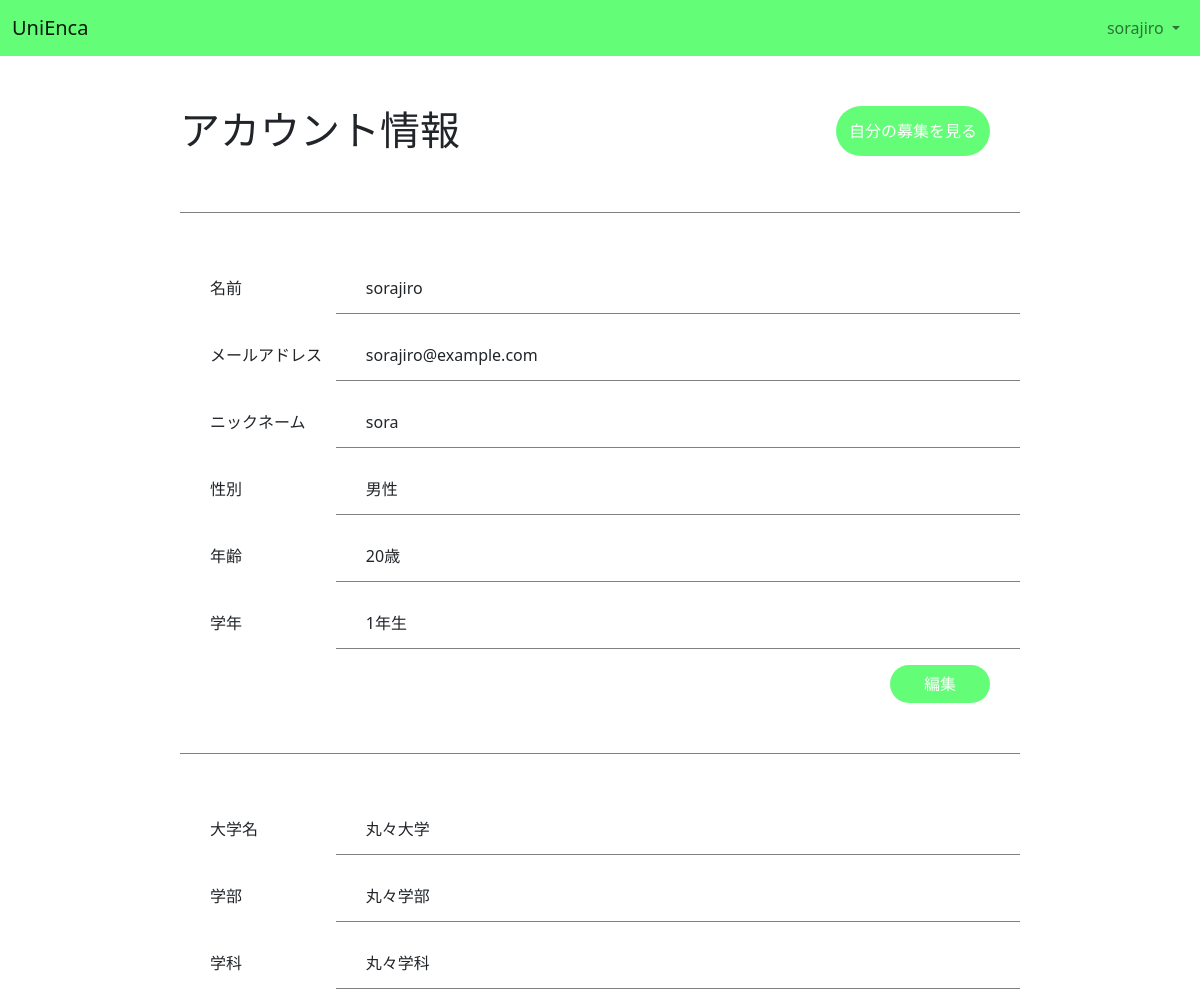
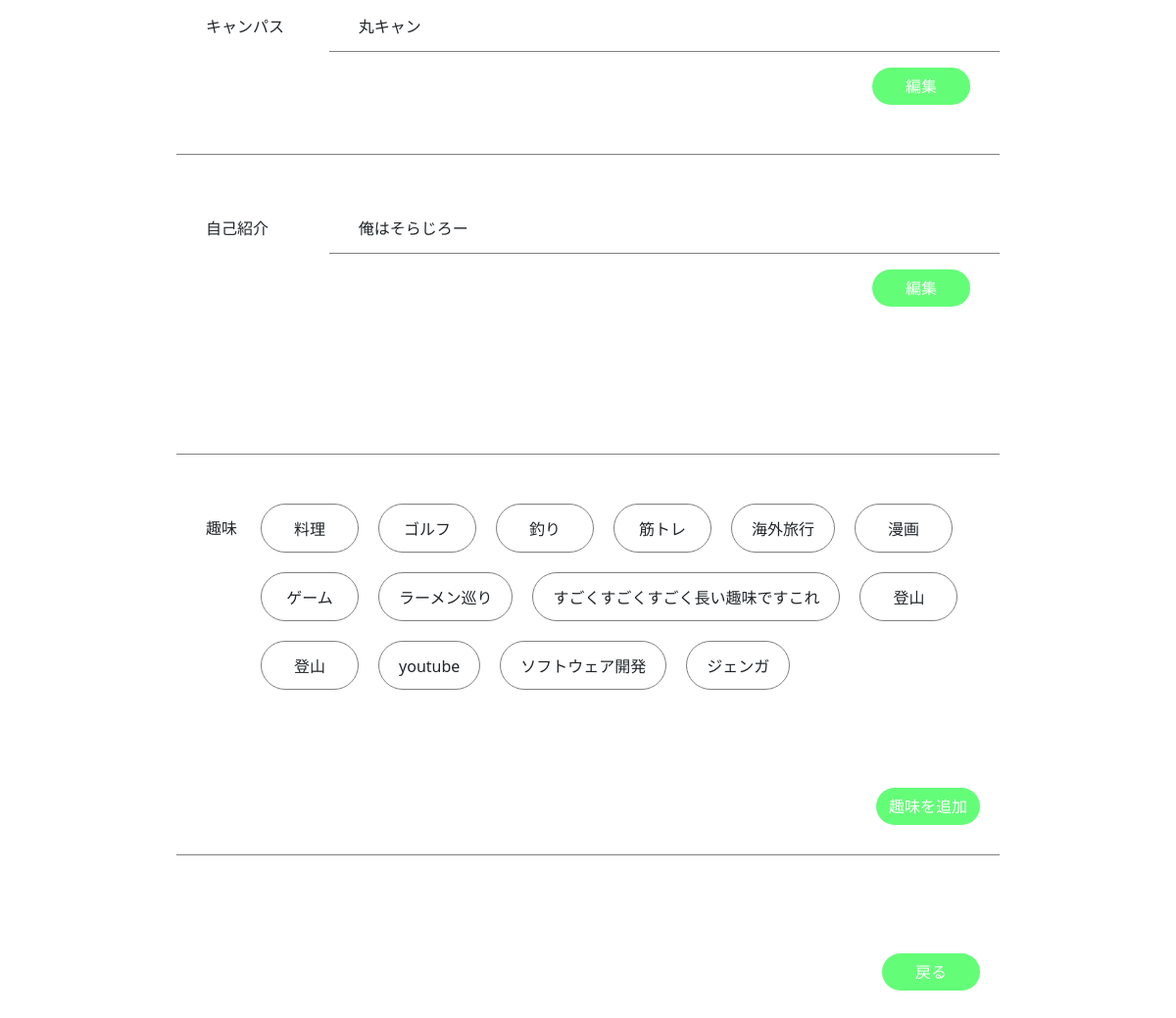
Before: /myPofile/ (signed in) with the older database file (2 pictures, top to bottom).
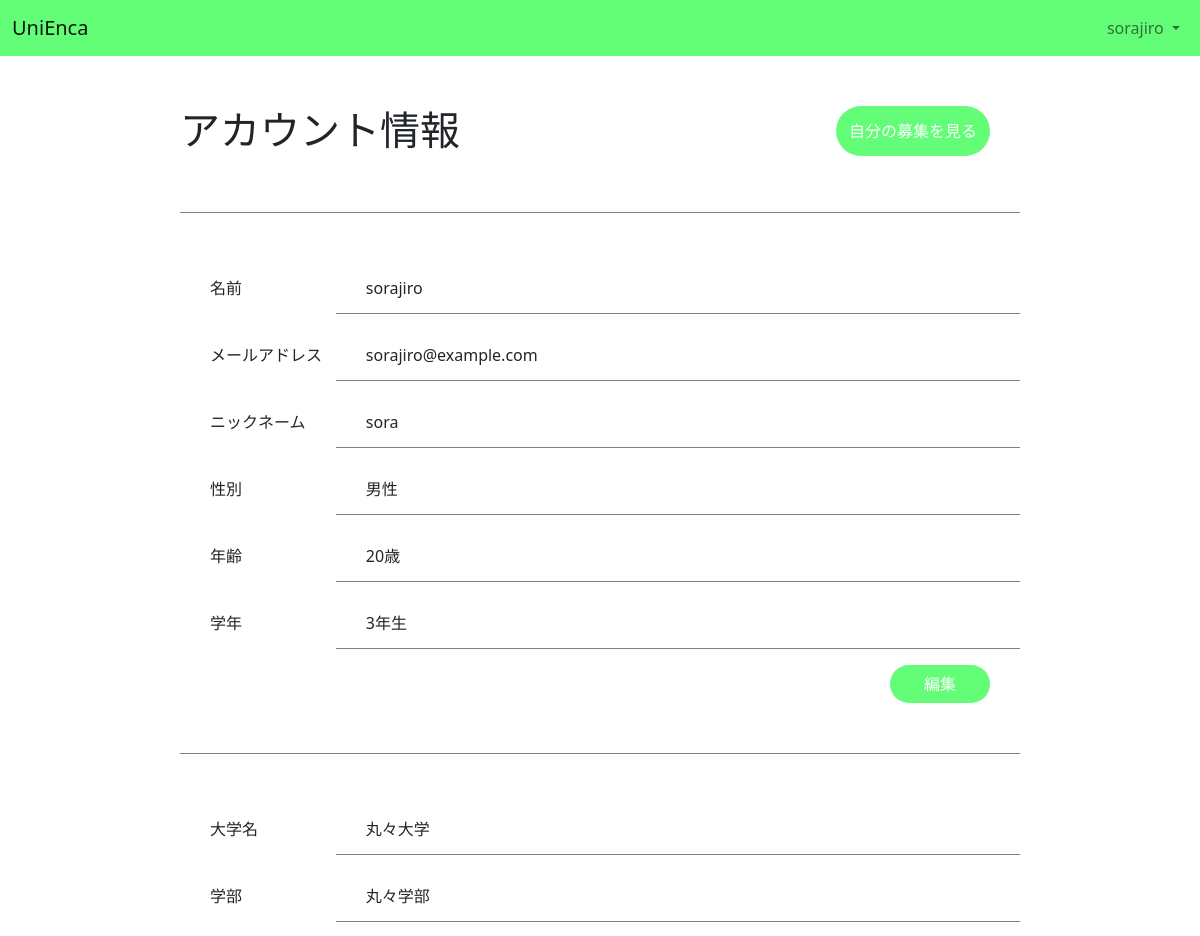
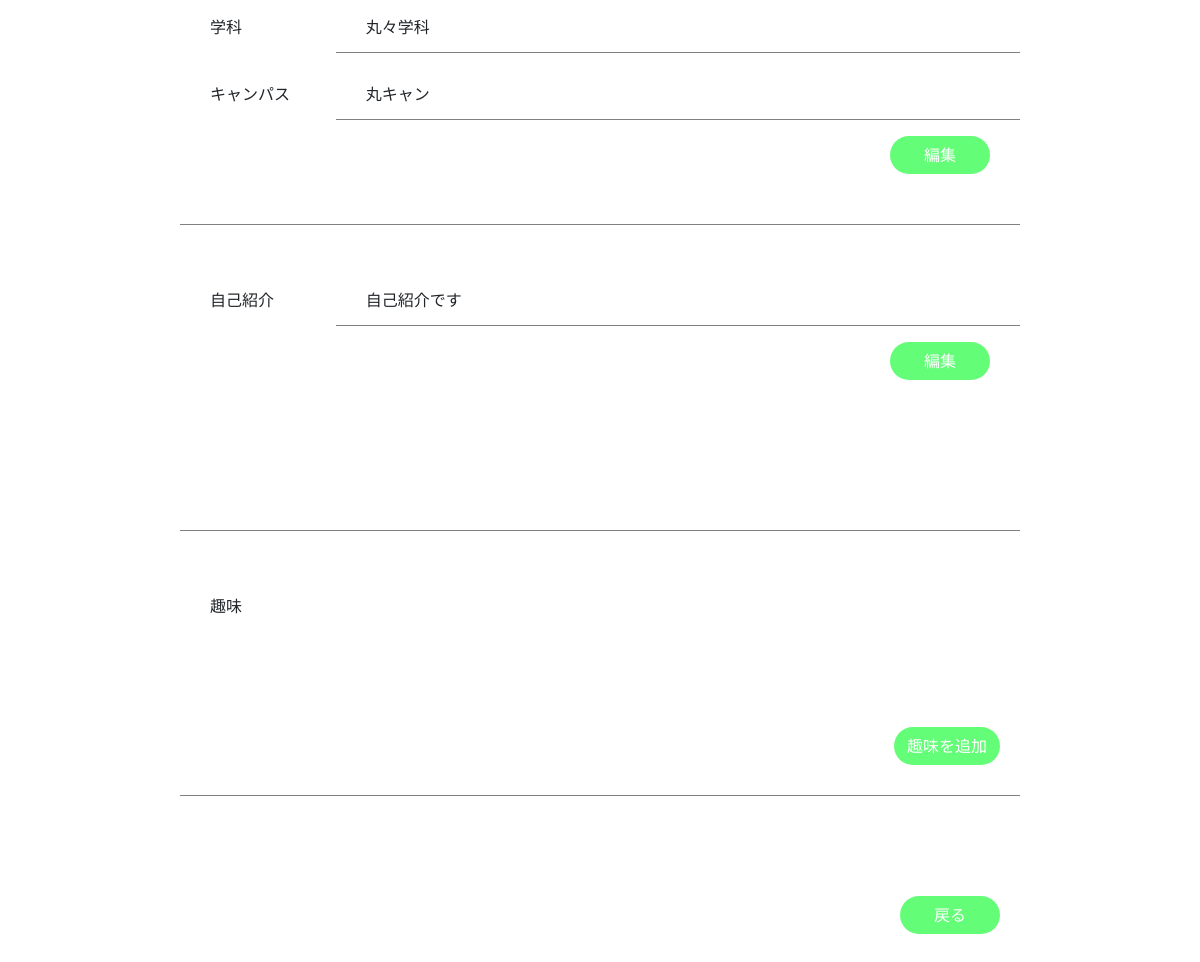
After: the same page with the newer database file (2 pictures, top to bottom).
### accounts/models.py (models this page shows, shortened)
class User(AbstractUser):
    email = models.EmailField("メールアドレス", unique=True)
    followings = models.ManyToManyField(
        "self", related_name="followers", symmetrical=False, blank=True
    )

class Profile(models.Model):
    user = models.OneToOneField(
        User, related_name="profile", on_delete=models.CASCADE
    )
    nickname = models.CharField(max_length=20, null=True, blank=True)
    gender = models.IntegerField(choices=Gender.choices, null=True, blank=True)
    grade = models.IntegerField(choices=Grade.choices, null=True, blank=True)
    age = models.IntegerField(
        validators=[
            MinValueValidator(18),
            MaxValueValidator(120),
        ],
        null=True,
        blank=True,
    )
    target = models.IntegerField(choices=Target.choices, null=True, blank=True)
    univ_name = models.CharField("大学名", max_length=20, null=True, blank=True)
    faculty = models.CharField("学部名", max_length=20, null=True, blank=True)
    major = models.CharField("学科名", max_length=20, null=True, blank=True)
    campus = models.CharField("キャンパス名", max_length=20, null=True, blank=True)
    profile_text = models.TextField(max_length=300, null=True, blank=True)
    hobby = models.ManyToManyField(Hobby, related_name="profiles", blank=True)

class Hobby(models.Model):
    hobby_name = models.CharField(max_length=30, null=True, blank=True)
    hobby_kind = models.IntegerField(
        choices=Hobby_kind.choices, null=True, blank=True
    )

### accounts/views.py (the view)
class MyProfileView(View, LoginRequiredMixin):
    model = User
    template_name = "accounts/myProfile.html"
    def get(self, request):
        ctxt = {
            "target_user": self.request.user,
        }
        return render(request, self.template_name, ctxt)

### templates/accounts/myProfile.html
{% extends "base.html" %}
{% load static %}
{% block nav %}
{% include "_nav.html" %}
{% endblock %}
{% block content %}
<div class="d-flex justify-content-between">
    <h1>アカウント情報</h1>
    <a href="{% url 'accounts:seeRecruit' %}">
        <button type="button" class="btn btn-unienca btn-see-search">
            自分の募集を見る
        </button>
    </a>
</div>
<div class="profile-userinfo profile-box">
    <div class="profile-item d-flex">
        <p class="profile-label">名前</p>
        <p class="profile-info">{{ target_user.username }}</p>
    </div>
    <div class="profile-item d-flex">
        <p class="profile-label">メールアドレス</p>
        <p class="profile-info">{{ target_user.email }}</p>
    </div>
    <div class="profile-item d-flex">
        <p class="profile-label">ニックネーム</p>
        <p class="profile-info">{{ target_user.profile.nickname }}</p>
    </div>
    {% if target_user.profile.gender == 0 %}
    <div class="profile-item d-flex">
        <p class="profile-label">性別</p>
        <p class="profile-info">男性</p>
    </div>
    {% elif target_user.profile.gender == 1 %}
    <div class="profile-item d-flex">
        <p class="profile-label">性別</p>
        <p class="profile-info">女性</p>
    </div>
    {% else %}
    <div class="profile-item d-flex">
        <p class="profile-label">性別</p>
        <p class="profile-info">その他</p>
    </div>
    {% endif %}
    <div class="profile-item d-flex">
        <p class="profile-label">年齢</p>
        <p class="profile-info">{{ target_user.profile.age }}歳</p>
    </div>
    <div class="profile-item d-flex">
        <p class="profile-label">学年</p>
        <p class="profile-info">{{ target_user.profile.grade }}年生</p>
    </div>
    <div class="profile-item d-flex justify-content-end">
        <a href="{% url 'accounts:basicInfoEdit' target_user.profile.id %}">
            <button class="btn btn-unienca btn-edit">
                編集
            </button>
        </a>
    </div>
</div>
<div class="profile-univinfo profile-box">
    <div class="profile-item d-flex">
        <p class="profile-label">大学名</p>
        <p class="profile-info">{{ target_user.profile.univ_name }}</p>
    </div>
    <div class="profile-item d-flex">
        <p class="profile-label">学部</p>
        <p class="profile-info">{{ target_user.profile.faculty }}</p>
    </div>
    <div class="profile-item d-flex">
        <p class="profile-label">学科</p>
        <p class="profile-info">{{ target_user.profile.major }}</p>
    </div>
    <div class="profile-item d-flex">
        <p class="profile-label">キャンパス</p>
        <p class="profile-info">{{ target_user.profile.campus }}</p>
    </div>
    <div class="profile-item d-flex justify-content-end">
        <a href="{% url 'accounts:univInfoEdit' target_user.profile.id %}">
            <button class="btn btn-unienca btn-edit">
                編集
            </button>
        </a>
    </div>
</div>
<div class="profile-text profile-box">
    <div class="profile-item d-flex">
        <p class="profile-label">自己紹介</p>
        <p class="profile-info">{{ target_user.profile.profile_text }}</p>
    </div>
    <div class="profile-item d-flex justify-content-end">
        <a href="{% url 'accounts:profileTextEdit' target_user.profile.id %}">
            <button class="btn btn-unienca btn-edit">
                編集
            </button>
        </a>
    </div>
</div>
<div class="profile-hobby profile-box d-flex">
    <p class="profile-label">趣味</p>
    <div class="profile-item profile-item-hobby">
        {% for hobby in target_user.profile.hobby.all %}
        <div class="hobby-box">
            <p>{{ hobby.hobby_name }}</p>
        </div>
        {% endfor %}
    </div>
</div>
<div class="add-hobby-container d-flex justify-content-end">
    <a href="{% url 'accounts:createHobby' %}">
        <button class="btn btn-unienca btn-hobby">
            趣味を追加
        </button>
    </a>
</div>
<div class="retun-btn-containe d-flex justify-content-end">
    <a href="{% url 'matching:home' %}">
        <button class="btn btn-unienca btn-profile-return">
            戻る
        </button>
    </a>
</div>
{% endblock %}

### templates/_nav.html (shortened to what this page needs)
<nav class="navbar navbar-expand-lg navbar-light bg-light nav-original">
    <div class="container-fluid">
        <a class="navbar-brand logo" href="{% url 'matching:home' %}">UniEnca</a>
        <div class="collapse navbar-collapse" id="navbarNavDropdown">
            <ul class="navbar-nav ms-auto">
                <li class="nav-item dropdown">
                    <a class="nav-link dropdown-toggle" href="#" id="navbarDropdownMenuLink" role="button"
                        data-bs-toggle="dropdown" aria-expanded="false">
                        {{ user.username }}
                    </a>
                </li>
            </ul>
        </div>
    </div>
</nav>

Changed rows visible on the page:
removed Hobby: hobby_name "料理"
removed Hobby: hobby_name "ゴルフ"
removed Hobby: hobby_name "釣り"
removed Hobby: hobby_name "筋トレ"
removed Hobby: hobby_name "海外旅行"
removed Hobby: hobby_name "漫画"
removed Hobby: hobby_name "ゲーム"
removed Hobby: hobby_name "ラーメン巡り"
removed Hobby: hobby_name "すごくすごくすごく長い趣味ですこれ"
removed Hobby: hobby_name "登山"
removed Hobby: hobby_name "登山"
removed Hobby: hobby_name "youtube"
removed Hobby: hobby_name "ソフトウェア開発"
removed Hobby: hobby_name "ジェンガ"
changed User "sorajiro": profile.grade "1" → "3"; profile.profile_text "俺はそらじろー" → "自己紹介です"
